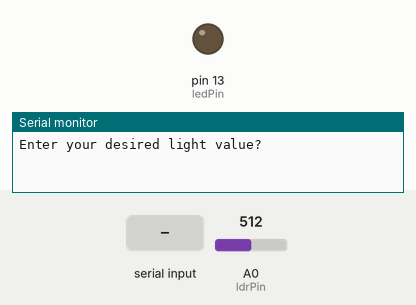
This sketch was run on a simulated Arduino Uno, built with avr-gcc and run on an emulated ATmega328P. Parts: output pins drawn as LEDs (lit = HIGH), the last lines printed to the serial monitor. The test bench sets the inputs (shaded band); at power-on: A0 (ldrPin) = 512.

Above: at 0.8 s.
0.9 s: "90,45\n" received over Serial
2.4 s: A0 (ldrPin) set to 97
3.9 s: A0 (ldrPin) set to 83
At 5.1 s:
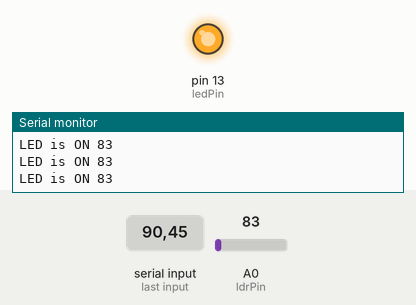
5.4 s: A0 (ldrPin) set to 1023
At 6.3 s:
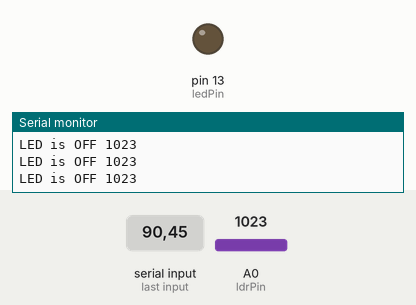
Timing chart, 0 to 7.9 s (numbered marks = the images above; inputs shaded):
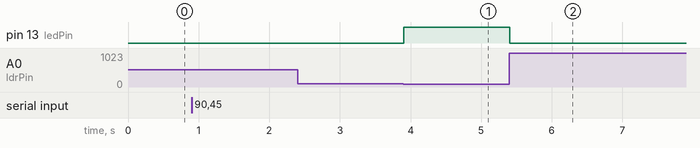

The sketch:

LED_with_Sensor.ino
```cpp
//set pin numbers
//const won't change
const int ledPin = 13;   //the number of the LED pin
const int ldrPin = A0;  //the number of the LDR pin
int lightValue = -1;

void setup() {

  Serial.begin(9600);
  pinMode(ledPin, OUTPUT);  //initialize the LED pin as an output
  pinMode(ldrPin, INPUT);   //initialize the LDR pin as an input

  Serial.println("Enter your desired light value?");  // Asking the user for input value
  while (Serial.available() == 0)
  { //Wait for user input  }
    lightValue = Serial.parseInt(); // Store the desire value into "lightValue"
    }
    Serial.println(lightValue);
  }

void loop() {

  int ldrStatus = analogRead(ldrPin);   //read the status of the LDR value

  //5check if the LDR status is <= 300
  //if it is, the LED is HIGH

  if (ldrStatus <= lightValue) {

    digitalWrite(ledPin, HIGH);               //turn LED on
    Serial.println("LED is ON " + String(ldrStatus));
   }
  else {

    digitalWrite(ledPin, LOW);          //turn LED off
    Serial.println("LED is OFF " + String(ldrStatus));
  }
}
```

Measured:
- the behaviour switches between 91 and 90 on A0 (ldrPin) (found by bisection; images 0 and 1)
- after the input at 3.9 s, pin 13 (ledPin): LOW → HIGH at once
- after the input at 5.4 s, pin 13 (ledPin): HIGH → LOW at once
